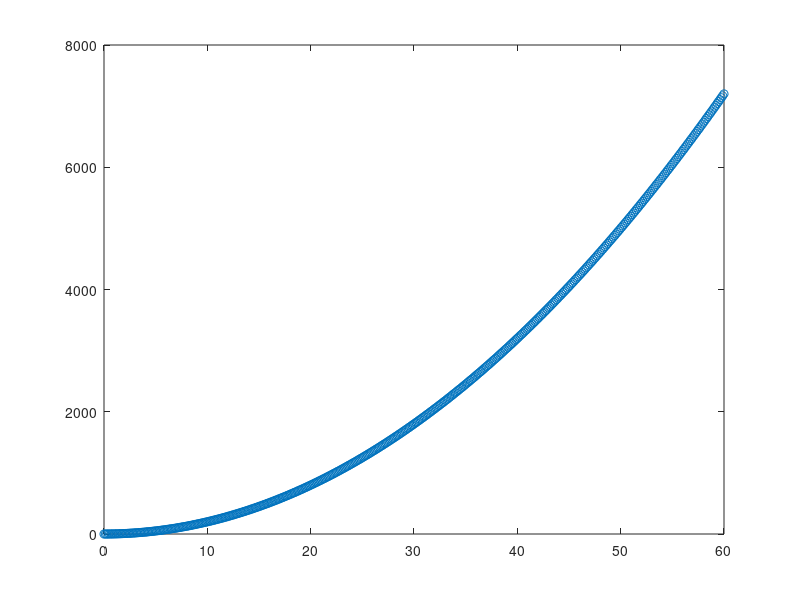

Here is the MATLAB script that generated this plot:
% force generated on spring
%force_front = ks*(PotFrontRightmm-90)*10^-3; % Actual forces experianced by springs
%force_back = ks*(PotBackRightmm-90)*10^-3;
t = linspace(0,60,460)'; %for car test data -- Simulink
%forcef = [t,force_front]; %for car test data -- Simulink
%forceb = [t,force_back];


x = @(t) exp(t)
plot(t,2*t.^2,'o')